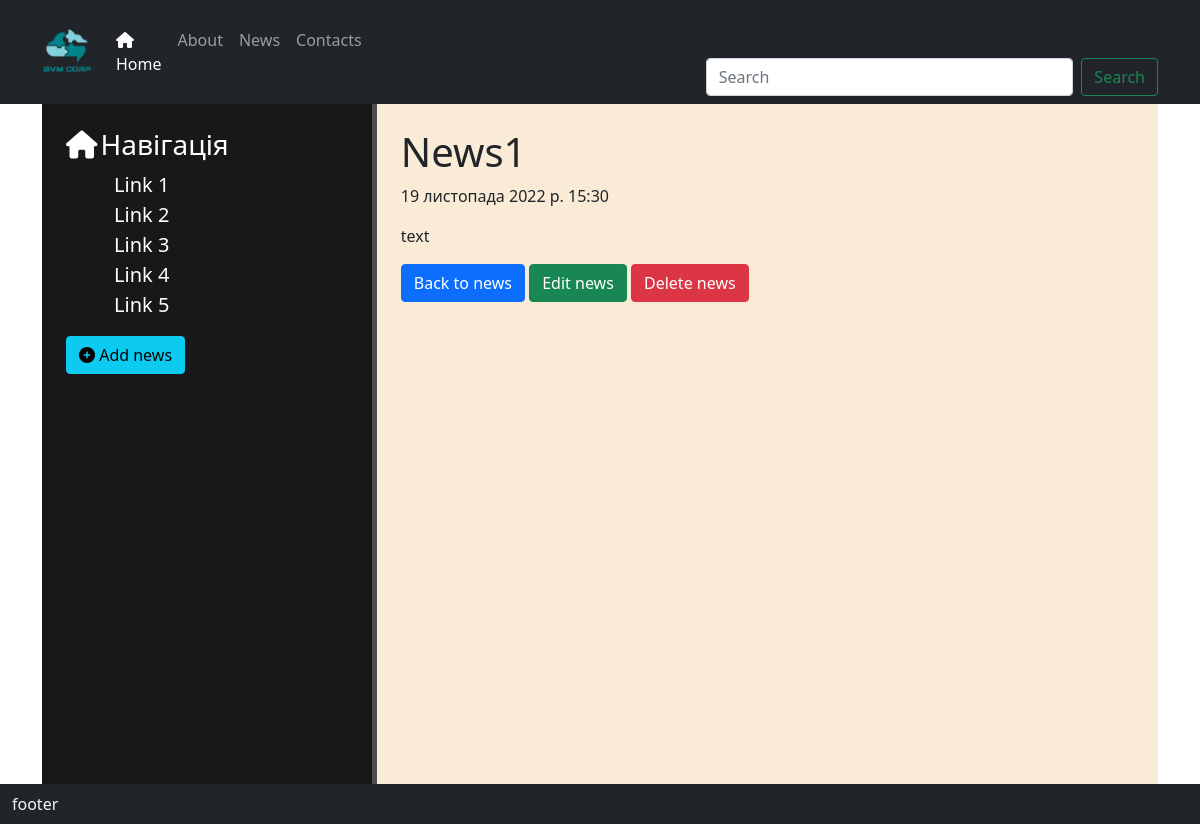
The page /news/1 on the database as committed earlier.
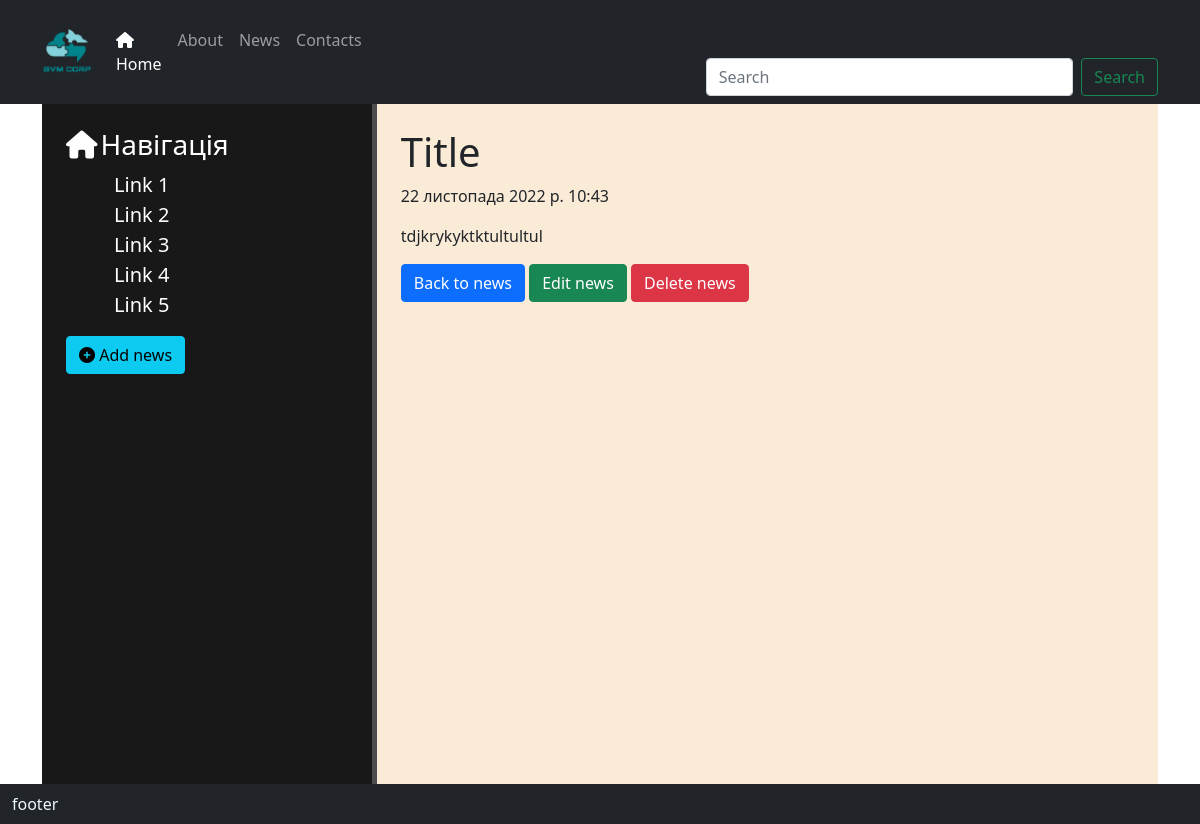
The same page on the database as committed later.
### blog/models.py (models this page shows, shortened)
class Articles(models.Model):
    title = models.CharField('Title', max_length=50, default="Title")
    preview_text = models.CharField('Preview', max_length=250, default="Title")
    full_text = models.TextField('Text')
    date = models.DateTimeField('Data', default=timezone.now, blank=True)
    class Meta:
        verbose_name = 'Article'
        verbose_name_plural = 'Articles'

### blog/views.py (the view)
# urls.py: path('<int:pk>', views.NewsDetailView.as_view(), name="news_detail"),
class NewsDetailView(DetailView):
    model = Articles
    template_name = 'blog/details_news.html'
    context_object_name = 'article'

### blog/templates/blog/details_news.html (shortened to what this page needs)
{% extends 'main/base.html'%}
{% block content %}
<h1>{{ article.title }}</h1>
<p>{{article.date}}</p>
<p>{{article.full_text}}</p>
<a href="{% url 'news' %}" class="btn btn-primary">Back to news</a>
<a href="{% url 'news_update' article.id %}" class="btn btn-success">Edit news</a>
<a href="{% url 'news_delete' article.id %}" class="btn btn-danger">Delete news</a>
{% endblock %}

Rows that differ between the two databases and show on the page:
changed Articles: title "News1" → "Title"; date "19 листопада 2022 р. 15:30" → "22 листопада 2022 р. 10:43"; full_text "text" → "tdjkrykyktktultultul"
